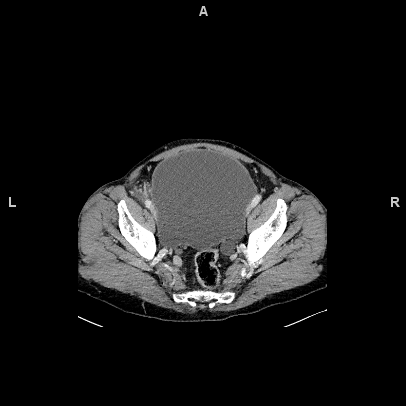
#> input picture Submission2/task5/harnverhalt1.png, 406 x 406 px; its folder holds 4 pictures in this run; the run also reads 2 pictures not shown here
$ python harnverhalt.py
#> lines starting #> are read from the running program, lines starting #| are printed output that depends on the picture; after the words box and inside, x2 and y2 are one past the last pixel; in counts of white or black regions, pixels touching at a corner belong together
import cv2
import numpy as np
import matplotlib.pyplot as plt
import os

"""
--- Oppgave 5 - SIFT + Morphological operations "Harnverhalt" ---
Denne oppgaven gikk ut på å feature matche ved hjelp av SIFT og å i tillegg kunne gjøre morphologiske
operasjoner på bildeserien vi har fått utlevert. dette for å tydeligere se etter features på bildet.
Programmet fungerer slik:
Man starter programmet og blir møtt med en "meny" hvor man kan trykke tast 1, 2 eller 3.
om man trykker "1" får man mulighet til å utføre "closing" på bildet, dvs. dilation og erotion etter hverandre.
dette gjennomføres på samtlige bilder i bildeserien, og man får et gjennomsnittsresultat etter loopen er kjørt

om man trykker "2" får man en SIFT-analysert utgave av bildeserien.

om man trykker "3" får man en kombinasjon av det morphologiske bildet og den sift analyserte utgaven som overlapper hverandre.

--- REFLEKSJON ---
I etterkant ville det være bedre med færre keypoints i SIFT analysen, da så mange punkter gjøre det betydelig vanskeligere å se
hva som faktisk er relevant og ikke.
"""

image_dir = os.path.abspath(os.path.dirname(__file__))  # Assuming the script is in the same directory as the images

# Function to detect ROIs using morphological operations
def detect_rois_morphological(image):
    # Convert the image to grayscale
    gray = cv2.cvtColor(image, cv2.COLOR_BGR2GRAY)

    # Apply morphological operations (thresholding, erosion, and dilation)
    _, binary = cv2.threshold(gray, 100, 255, cv2.THRESH_BINARY)
    kernel = cv2.getStructuringElement(cv2.MORPH_RECT, (1, 1))
    binary = cv2.morphologyEx(binary, cv2.MORPH_CLOSE, kernel)

    return binary

# Function to detect ROIs using SIFT
def detect_rois_sift(image):
    gray = cv2.cvtColor(image, cv2.COLOR_BGR2GRAY)
    sift = cv2.SIFT_create()
    keypoints, _ = sift.detectAndCompute(gray, None)

    return keypoints

# Function to combine morphological and SIFT results
def combine_morphological_and_sift(image, morphological_result, keypoints):
    # Convert morphological result to BGR format
    morphological_result_bgr = cv2.cvtColor(morphological_result, cv2.COLOR_GRAY2BGR)

    # Overlay keypoints on the morphological result
    result = cv2.drawKeypoints(morphological_result_bgr, keypoints, image)

    return result

# Load the image series (harnverhalt1.jpg to harnverhalt14.jpg)

image_series = [cv2.imread(os.path.join(image_dir, f'harnverhalt{i}.png'), cv2.IMREAD_COLOR) for i in range(1, 15)]
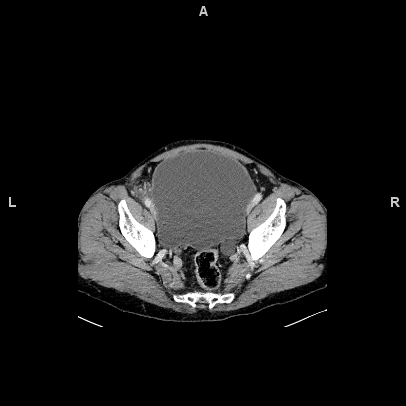
#> input picture Submission2/task5/harnverhalt10.png, 406 x 406 px

# Create a menu to choose the operation
print("Select the type of operation:")
print("1. Morphological Operations")
print("2. SIFT Feature Detection")
print("3. Combination of Morphological and SIFT")

choice = int(input("Enter the operation number (1/2/3): "))
#> the answer given: 1

# Process the entire image series based on the chosen operation
if choice == 1:
    results = [detect_rois_morphological(image) for image in image_series]
#> in detect_rois_morphological, image is the input picture: shape (406, 406, 3); min 0, max 255, mean 24.4
#> in detect_rois_morphological, `_, binary = cv2.threshold(gray, 100, 255, cv2.THRESH_BINARY)`:
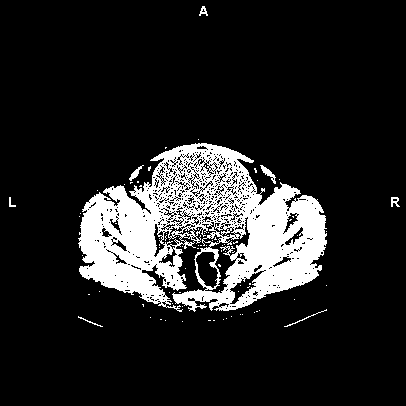
#> binary: shape (406, 406); 14% white; 80 white regions (72 under 20 px), largest, box (x1, y1, x2, y2) and area: (78, 143, 327, 312) 22448, (260, 165, 276, 184) 97, (129, 165, 144, 181) 74
#> (the run stopped early here; a loop or call above may not have finished)
